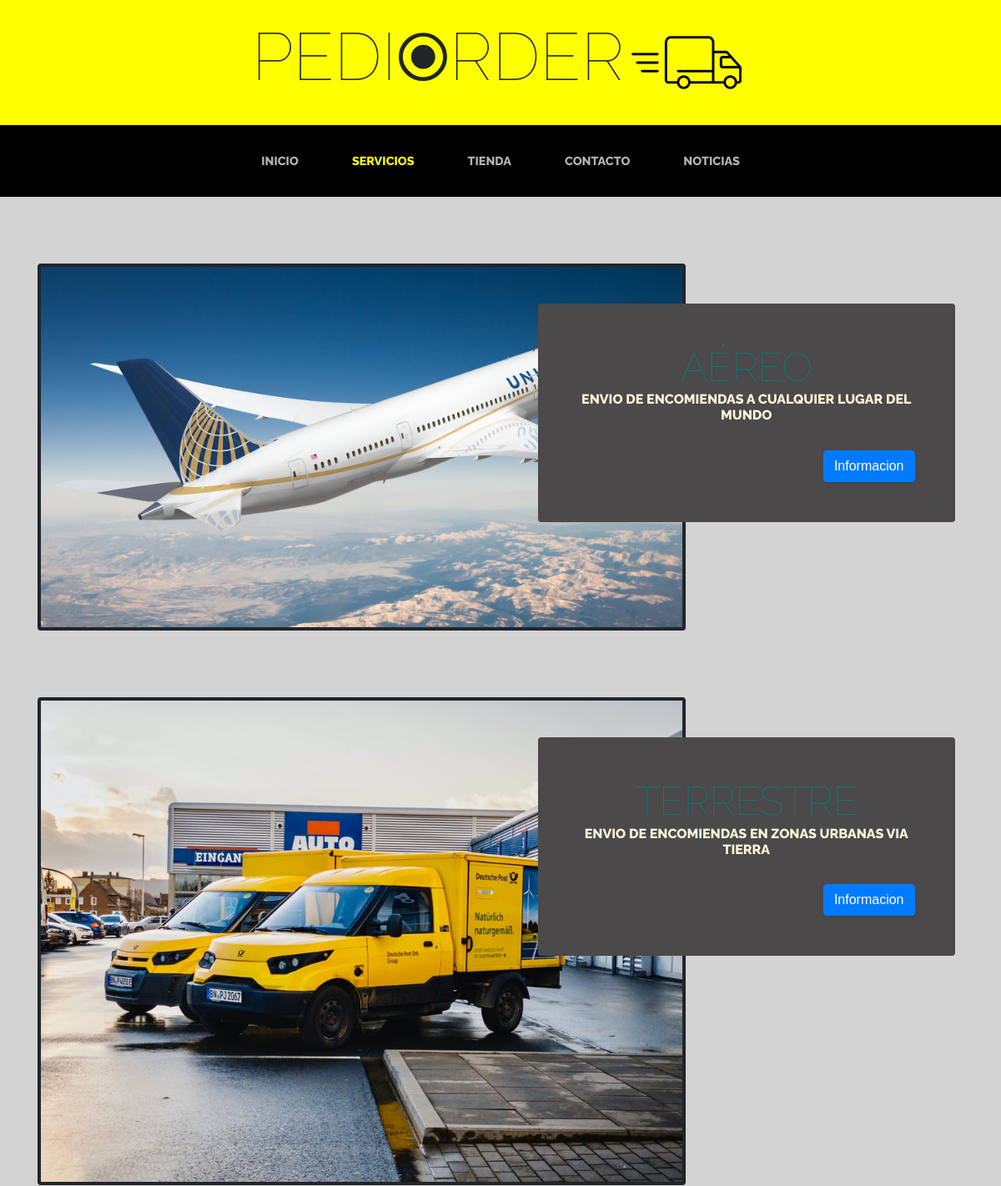
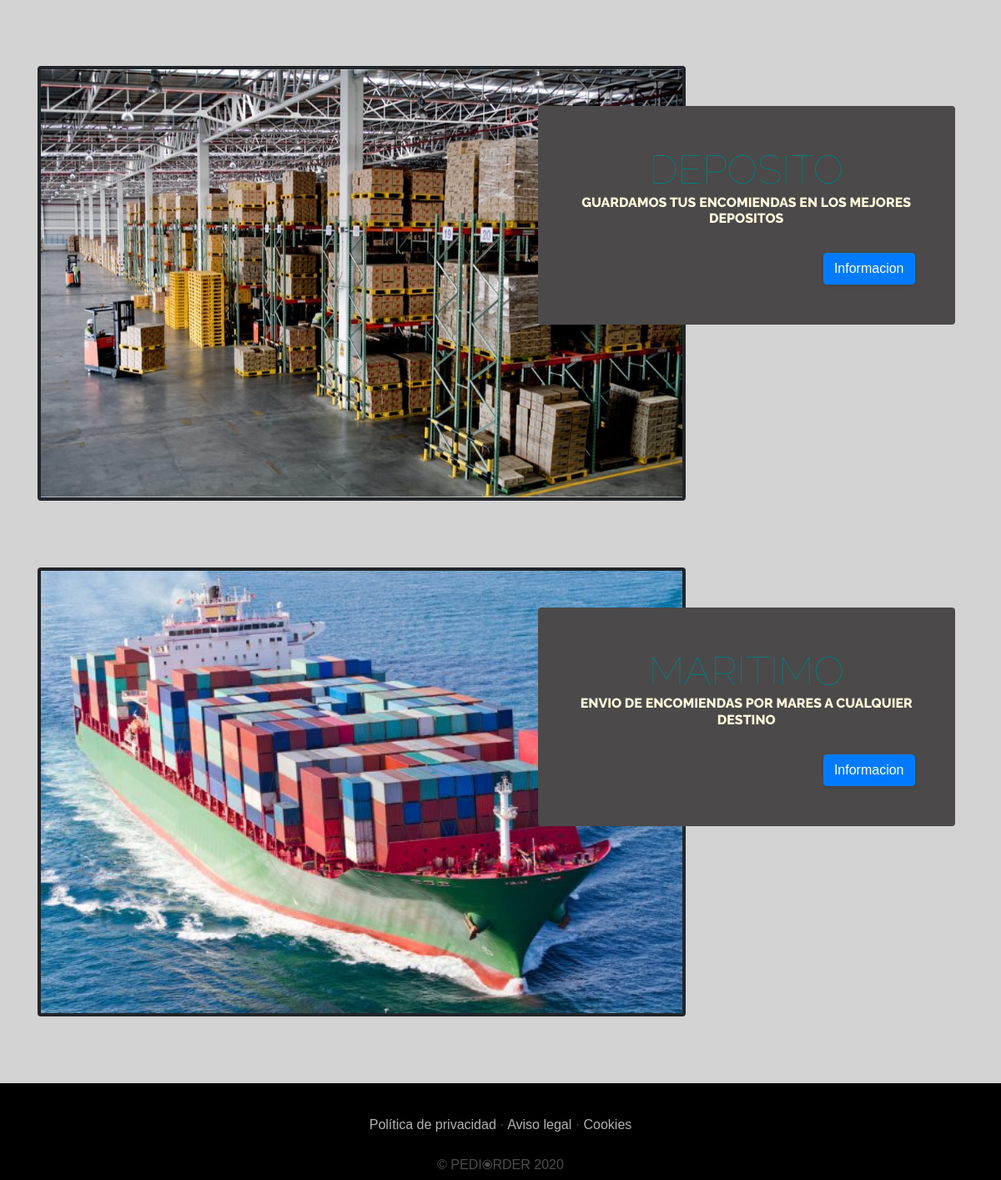
The app's page /servicios/ with its own data (2 pictures, top to bottom).
### Servicios/models.py (models this page shows, shortened)
class Servicio(models.Model):
    titulo = models.CharField(max_length=50)
    contenido = models.CharField(max_length=100)
    imagen = models.ImageField(upload_to='Servicios')
    created = models.DateTimeField(auto_now_add=True)
    updated = models.DateTimeField(auto_now_add=True)
    class Meta:
        verbose_name = 'servicio'  # A human-readable name for the object, singular
        verbose_name_plural = 'servicios'

### Servicios/views.py (the view)
# urls.py: path('', views.servicios, name='Servicios'),
def servicios(request):
    servicios = Servicio.objects.all()
    return render(request, "Servicios/servicios.html", {"servicios": servicios})

### Servicios/templates/servicios/servicios.html (shortened to what this page needs)
{% extends "ProyectoWebApp/base.html" %}
{% load static %}
{% block content %}
<head>
</head>
{% for servicio in servicios %}
<section class="page-section clearfix">
    <div class="container">
        <div class="intro">
            <img class="intro-img img-fluid mb-3 mb-lg-0 rounded img-border " src="{{servicio.imagen.url}}" alt=""
                style="width: 70%;">
            <div class="intro-text left-0 text-center bg-faded p-5 rounded">
                <h2 class="section-heading mb-4">
                    <span class="section-heading-lower" style="color:teal">{{servicio.titulo}}</span>
                    <span class="section-heading-upper">{{servicio.contenido}}</span>
                </h2>
                <div class="text-right">
                    <button type="button" class="btn btn-primary">Informacion</button>
                </div>
            </div>
        </div>
    </div>
</section>
{% endfor %}
{%endblock%}

### ProyectoWebApp/static/ProyectoWebApp/css/style.css (style rules this page uses)
body { font-family: Arial, Helvetica, sans-serif; background-color: lightgrey; }
h1, h2, h3, h4, h5, h6 { font-family: 'Raleway'; }
.page-section { margin-top: 5rem; margin-bottom: 5rem; }
.img-border { border-width: 4px; border-style: solid; }
.section-heading { text-transform: uppercase; }
.section-heading .section-heading-upper { display: block; font-size: 1rem; font-weight: 800; padding-bottom: .5rem; }
.section-heading .section-heading-lower { display: block; font-size: 3rem; font-weight: 100; }
.bg-faded { background-color: rgba(255, 255, 255, 0.85); }
.intro { position: relative; }
@media (min-width: 992px) { .intro .intro-img { width: 75%; float: left; } }
@media (min-width: 992px) { .intro .intro-text { left: 600px; width: 60%; margin-top: 3rem; background-color: rgb(75, 73, 73); color: cornsilk; position: absolute; } }
@media (min-width: 1200px) { .intro .intro-text { width: 45%; } }
.btn { box-shadow: 0px 3px 3px 0px rgba(33, 37, 41, 0.1); }

### records on screen
Servicio: imagen (picture), contenido "ENVIO DE ENCOMIENDAS A CUALQUIER LUGAR DEL MUNDO"
Servicio: imagen (picture), contenido "ENVIO DE ENCOMIENDAS EN ZONAS URBANAS VIA TIERRA"
Servicio: imagen (picture), contenido "GUARDAMOS TUS ENCOMIENDAS EN LOS MEJORES DEPOSITOS"
Servicio: imagen (picture), contenido "ENVIO DE ENCOMIENDAS POR MARES A CUALQUIER DESTINO"
